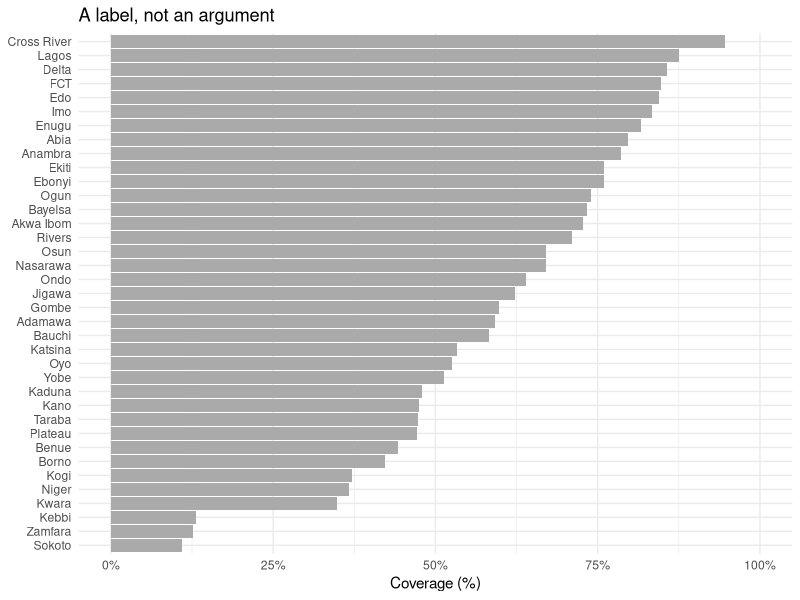
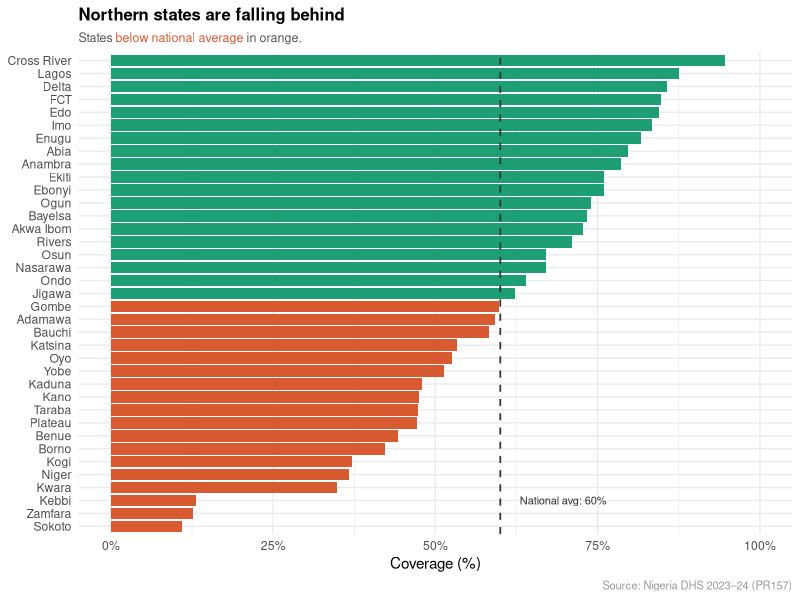
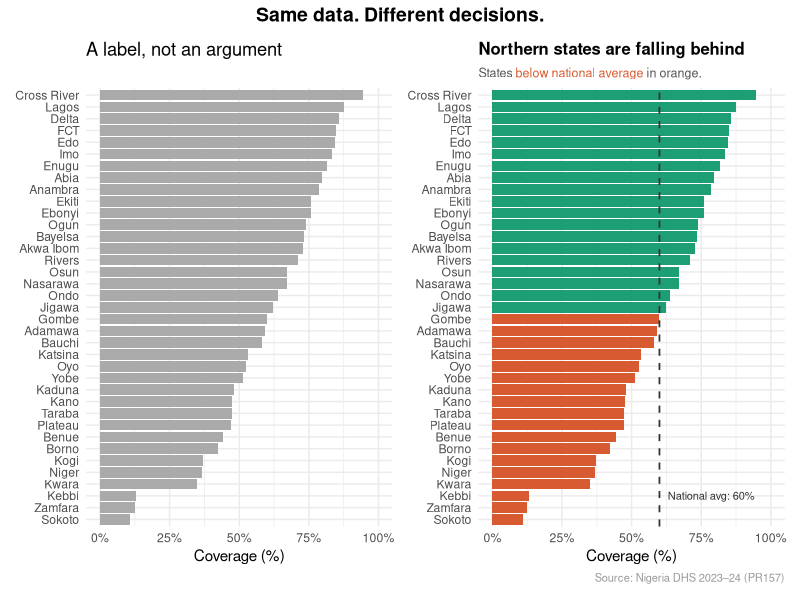

The R source for these figures, in order:
## ---- chunk 1
library(ggplot2)   # for building charts
library(ggtext)    # for formatted text in chart titles
library(patchwork) # for combining multiple charts
library(scales)    # for formatting axis labels as percentages
library(dplyr)     # for organising and transforming data
## ---- chunk 2
coverage <- data.frame(
  state = c(
    "Abia", "Adamawa", "Akwa Ibom", "Anambra", "Bauchi",
    "Bayelsa", "Benue", "Borno", "Cross River", "Delta",
    "Ebonyi", "Edo", "Ekiti", "Enugu", "FCT",
    "Gombe", "Imo", "Jigawa", "Kaduna", "Kano",
    "Katsina", "Kebbi", "Kogi", "Kwara", "Lagos",
    "Nasarawa", "Niger", "Ogun", "Ondo", "Osun",
    "Oyo", "Plateau", "Rivers", "Sokoto", "Taraba",
    "Yobe", "Zamfara"
  ),
  penta3_coverage = c(
    79.7, 59.2, 72.8, 78.6, 58.2,
    73.4, 44.3, 42.2, 94.6, 85.7,
    75.9, 84.5, 75.9, 81.6, 84.8,
    59.8, 83.4, 62.2, 48.0, 47.5,
    53.3, 13.1, 37.1, 34.9, 87.6,
    67.1, 36.7, 73.9, 63.9, 67.1,
    52.6, 47.1, 71.0, 10.9, 47.3,
    51.3, 12.6
  )
)
## ---- chunk 3
# View the first few rows
head(coverage)

# Quick summary of coverage values
summary(coverage$penta3_coverage)
## ---- chunk 4
#| fig-height: 8
chart_before <- ggplot(
  data = coverage,
  aes(
    x = reorder(state, penta3_coverage),
    y = penta3_coverage
  )
) +
  geom_col(fill = "#AAAAAA") +
  coord_flip() +
  scale_y_continuous(
    labels = label_percent(scale = 1),
    limits = c(0, 100)
  ) +
  labs(
    title = "A label, not an argument",
    x     = NULL,
    y     = "Coverage (%)"
  ) +
  theme_minimal(base_size = 11)

chart_before
## ---- chunk 5
# Calculate the national average
national_avg <- mean(coverage$penta3_coverage)
national_avg

# States below the national average
coverage %>%
  filter(penta3_coverage < national_avg) %>%
  arrange(penta3_coverage)
## ---- chunk 6
#| fig-height: 8
# Flag each state as above or below the national average
coverage <- coverage %>%
  mutate(below_avg = penta3_coverage < national_avg)

chart_after <- ggplot(
  data = coverage,
  aes(
    x    = reorder(state, penta3_coverage),
    y    = penta3_coverage,
    fill = below_avg
  )
) +
  geom_col() +
  geom_hline(
    yintercept = national_avg,
    linetype   = "dashed",
    colour     = "#333333",
    linewidth  = 0.6
  ) +
  coord_flip() +
  scale_fill_manual(
    values = c("TRUE" = "#D85A30", "FALSE" = "#1D9E75"),
    guide  = "none"
  ) +
  scale_y_continuous(
    labels = label_percent(scale = 1),
    limits = c(0, 100)
  ) +
  annotate(
    geom   = "text",
    x      = 3,
    y      = national_avg + 3,
    label  = paste0("National avg: ", round(national_avg, 1), "%"),
    hjust  = 0,
    size   = 2.8,
    colour = "#333333"
  ) +
  labs(
    title    = "**Northern states are falling behind**",
    subtitle = "States <span style='color:#D85A30'>below national average</span> in orange.",
    x        = NULL,
    y        = "Coverage (%)",
    caption  = "Source: Nigeria DHS 2023–24 (PR157)"
  ) +
  theme_minimal(base_size = 11) +
  theme(
    plot.title    = element_markdown(size = 12, lineheight = 1.3),
    plot.subtitle = element_markdown(size = 9, colour = "#555555"),
    plot.caption  = element_text(size = 8, colour = "#999999")
  )

chart_after
## ---- chunk 7
#| fig-height: 9
#| fig-width: 12
chart_before + chart_after +
  plot_annotation(
    title = "Same data. Different decisions.",
    theme = theme(
      plot.title = element_text(size = 14, face = "bold", hjust = 0.5)
    )
  ) +
  plot_layout(widths = c(1, 1))
